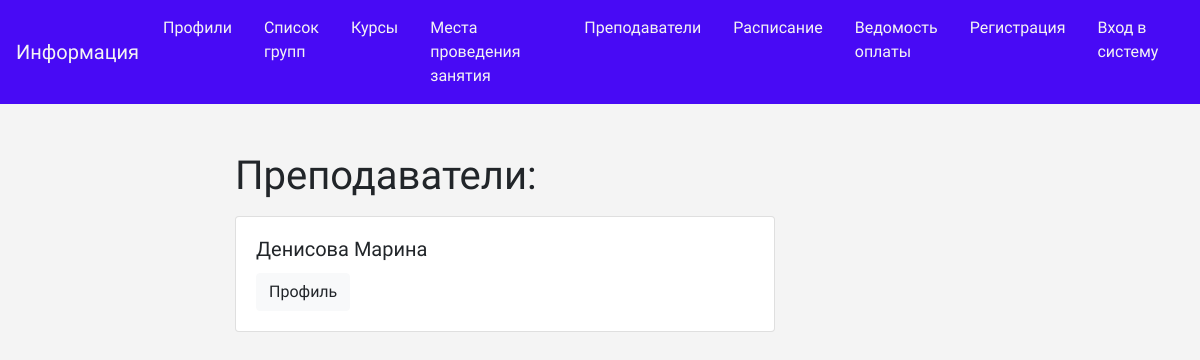
The app's page /teacherprofile/, older data.
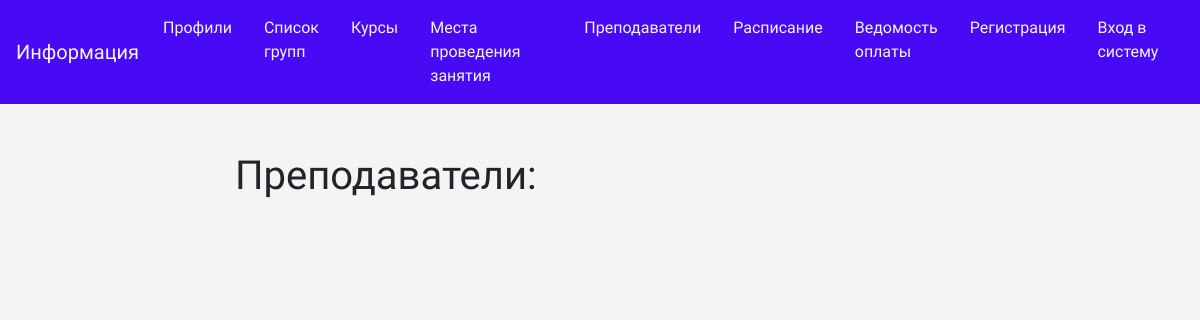
The same page, newer data.
### userprofile/models.py (models this page shows, shortened)
class TeacherProfile(models.Model):
    id_teacher = models.AutoField(primary_key=True)
    surname = models.CharField(max_length=100)
    name = models.CharField(max_length=100)
    patronymic = models.CharField(max_length=50)
    sex = models.CharField(max_length=10)
    date_of_birth = models.DateField(null=True)
    ph_number = models.CharField(max_length=12)
    def get_absolute_url(self):
        return reverse('teacher_detail_url', args=[str(self.id_teacher)])

### userprofile/views.py (the view)
# urls.py: path('teacherprofile/', teach_list, name='teachers_list_url'),
def teach_list(request):
    teachers = TeacherProfile.objects.all()
    return render(request, template_name='userprofile/teacherprofile.html', context={'teachers': teachers})

### userprofile/templates/userprofile/teacherprofile.html (shortened to what this page needs)
{% extends 'userprofile/base_profile.html'%}
{% block content %}
<div class="container mt-5">
    <div class="row">
        <div class="col-6 offset-md-2">
            <h1 class="mb-3">Преподаватели:</h1>
            {% for teacher in teachers %}
            {% include 'userprofile/includes/teacher_card_template.html' %}
            {% endfor %}
        </div>
    </div>
</div>
{% endblock %}

### userprofile/templates/userprofile/includes/teacher_card_template.html
<div class="card mb-4">
    <div class="card-body">
        <h5 class="card-title">{{ teacher.surname }} {{ teacher.name }}</h5>
        <a href="{{ teacher.get_absolute_url }}" class="btn btn-light">Профиль</a>
    </div>
</div>

Row changes from the older to the newer data that the page shows:
removed TeacherProfile: surname "Денисова", name "Марина"
